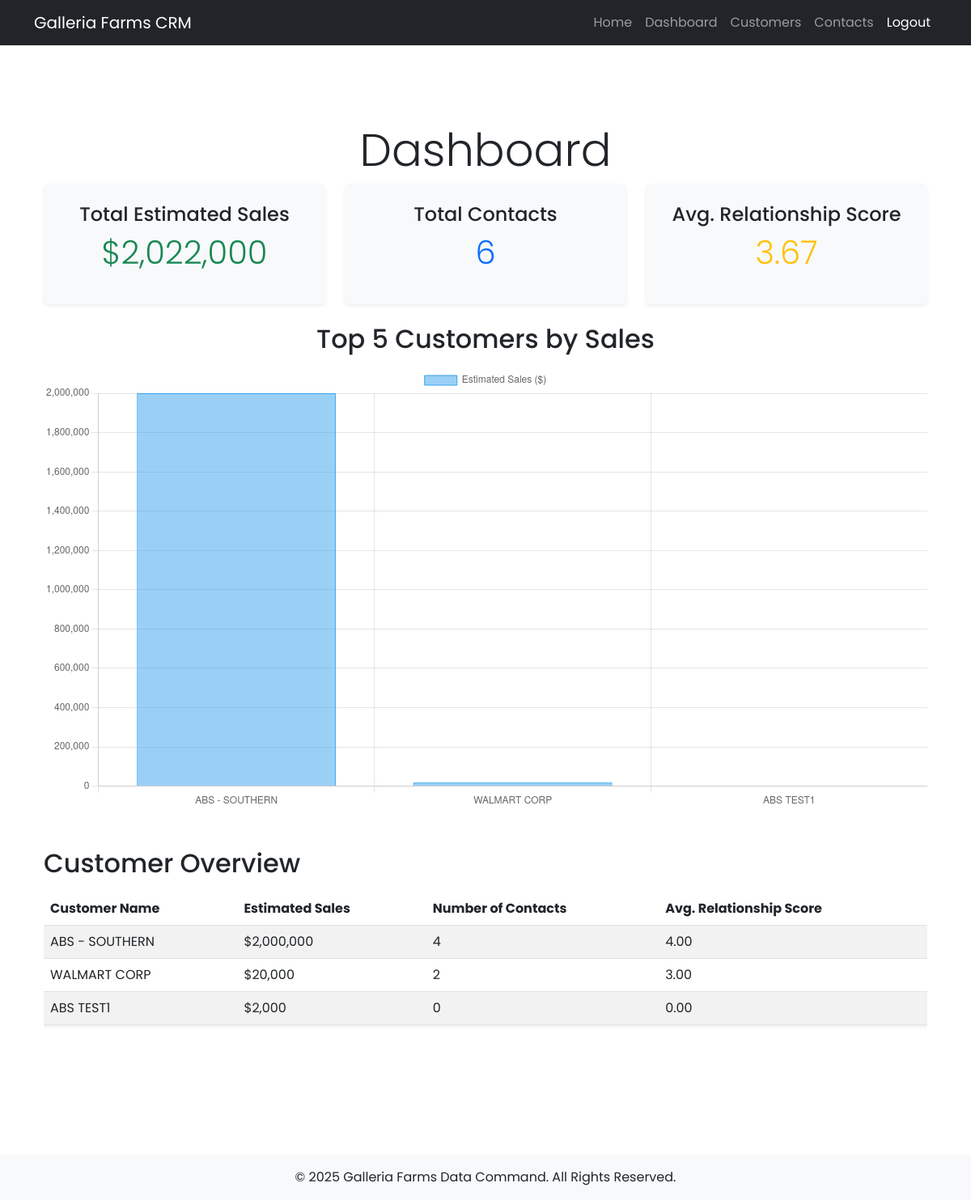
/crm/dashboard/ (signed in), run on the app's committed database.
### crm/models.py (models this page shows, shortened)
class Customer(models.Model):
    MASS_MARKET = 'mass_market'
    MM2 = 'mm2'
    ECOMMERCE = 'ecommerce'
    WHOLESALE = 'wholesale'
    DEPARTMENT_CHOICES = [
        (MASS_MARKET, 'Mass Market'),
        (MM2, 'MM2'),
        (ECOMMERCE, 'Ecommerce'),
        (WHOLESALE, 'Wholesale'),
    ]
    name = models.CharField(max_length=255)
    estimated_yearly_sales = models.IntegerField()
    salesperson = models.ForeignKey(Salesperson, on_delete=models.CASCADE, related_name='customers')
    department = models.CharField(
        max_length=20,
        choices=DEPARTMENT_CHOICES,
        default=MASS_MARKET
    )

### crm/views.py (the view)
# urls.py: path('dashboard/', views.dashboard, name='dashboard'),
@login_required
def dashboard(request):
    salesperson = request.user.salesperson
    customers = Customer.objects.filter(salesperson=salesperson) \
                                .prefetch_related("contacts")
    total_sales = customers.aggregate(Sum("estimated_yearly_sales"))["estimated_yearly_sales__sum"] or 0
    total_contacts = Contact.objects.filter(customer__salesperson=salesperson).count()
    avg_relationship_score = Contact.objects.filter(customer__salesperson=salesperson) \
                                            .aggregate(Avg("relationship_score"))["relationship_score__avg"] or 0
    top_customers = customers.order_by("-estimated_yearly_sales")[:5]  # Top 5 by sales
    customer_data = []
    for customer in customers:
        num_contacts = customer.contacts.count()
        avg_score = customer.contacts.aggregate(Avg("relationship_score"))["relationship_score__avg"] or 0
        customer_data.append({
            "name": customer.name,
            "sales": customer.estimated_yearly_sales,
            "num_contacts": num_contacts,
            "avg_score": avg_score
        })
    return render(request, "crm/dashboard.html", {
        "customers": customer_data,
        "total_sales": total_sales,
        "total_contacts": total_contacts,
        "avg_relationship_score": round(avg_relationship_score, 2),
        "top_customers": top_customers
    })

### crm/templates/crm/dashboard.html (shortened to what this page needs)
{% extends "crm/base.html" %}
{% load humanize %}
{% block content %}
<div class="container py-5">
    <h1 class="text-center display-4 font-weight-bold">Dashboard</h1>
    <div class="row text-center mb-4">
        <div class="col-md-4">
            <div class="p-4 bg-light rounded shadow-sm">
                <h4>Total Estimated Sales</h4>
                <p class="display-6 text-success">${{ total_sales|intcomma }}</p>
            </div>
        </div>
        <div class="col-md-4">
            <div class="p-4 bg-light rounded shadow-sm">
                <h4>Total Contacts</h4>
                <p class="display-6 text-primary">{{ total_contacts }}</p>
            </div>
        </div>
        <div class="col-md-4">
            <div class="p-4 bg-light rounded shadow-sm">
                <h4>Avg. Relationship Score</h4>
                <p class="display-6 text-warning">{{ avg_relationship_score|floatformat:2 }}</p>
            </div>
        </div>
    </div>
    <div class="row mb-5">
        <div class="col-md-12">
            <h2 class="text-center mb-3">Top 5 Customers by Sales</h2>
            <canvas id="topCustomersChart" width="400" height="200"></canvas>
        </div>
    </div>
    <h2 class="mb-3">Customer Overview</h2>
    <div class="table-responsive">
        <table class="table table-striped shadow-sm">
            <thead class="thead-dark">
                <tr>
                    <th>Customer Name</th>
                    <th>Estimated Sales</th>
                    <th>Number of Contacts</th>
                    <th>Avg. Relationship Score</th>
                </tr>
            </thead>
            <tbody>
                {% for customer in customers %}
                <tr>
                    <td>{{ customer.name }}</td>
                    <td>${{ customer.sales|intcomma }}</td>
                    <td>{{ customer.num_contacts }}</td>
                    <td>{{ customer.avg_score|floatformat:2 }}</td>
                </tr>
                {% endfor %}
            </tbody>
        </table>
    </div>
</div>
{% endblock %}
{% block scripts %}
<script>
    document.addEventListener("DOMContentLoaded", function() {
        var ctx = document.getElementById('topCustomersChart').getContext('2d');
        var chart = new Chart(ctx, {
            type: 'bar',
            data: {
                labels: [{% for customer in top_customers %}"{{ customer.name }}",{% endfor %}],
                datasets: [{
                    label: 'Estimated Sales ($)',
                    data: [{% for customer in top_customers %}{{ customer.estimated_yearly_sales }},{% endfor %}],
                    backgroundColor: 'rgba(54, 162, 235, 0.5)',
                    borderColor: 'rgba(54, 162, 235, 1)',
                    borderWidth: 1
                }]
            },
            options: {
                responsive: true,
                scales: {
                    y: {
                        beginAtZero: true
                    }
                }
            }
        });
    });
</script>
{% endblock %}

### crm/templates/crm/base.html (style rules this page uses)
body { font-family: 'Poppins', sans-serif; }

### data on the page
Customer: name "ABS - SOUTHERN"
Customer: name "WALMART CORP"
Customer: name "ABS TEST1"

### other printed values
{{ total_sales|intcomma }} "2,022,000"
{{ total_contacts }} "6"
{{ avg_relationship_score|floatformat:2 }} "3.67"
{{ customer.sales|intcomma }} "2,000,000" "20,000" "2,000"
{{ customer.num_contacts }} "4" "2" "0"
{{ customer.avg_score|floatformat:2 }} "4.00" "3.00" "0.00"
chart data {{ customer.name }} ABS - SOUTHERN, WALMART CORP, ABS TEST1
chart data {{ customer.estimated_yearly_sales }} 2000000, 20000, 2000
